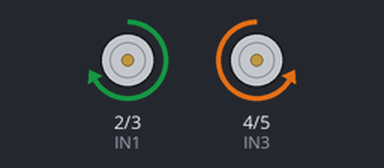
Simulated run of this sketch. Board: Arduino Uno, built with avr-gcc and run on an emulated ATmega328P. Parts: motor-driver pin pairs drawn as motors (green arrow = first pin HIGH = forward, orange = second pin HIGH = backward, longer = more drive, scaled by the enable pin).

Above: at 1.0 s.
At 5.0 s:
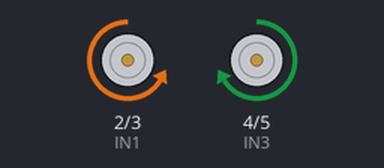
At 9.0 s:
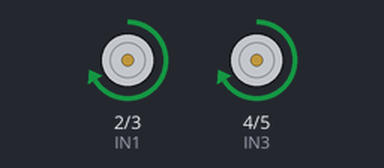
At 19.0 s:
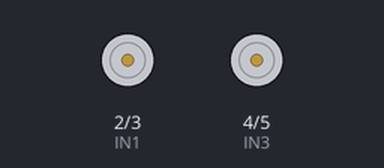
Timing chart, 0 to 20.8 s (numbered marks = the images above):
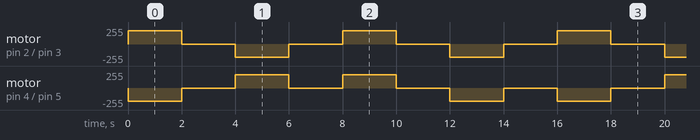

The sketch:

MovementTest.ino
```cpp
const int IN1 = 2; //MSB for motor 0
const int IN2 = 3;
const int IN3 = 4;
const int IN4 = 5; // MSB for motor 1
const int ENA = 10; // motor 0 enable
const int ENB = 11; // motor 1 enable

int RMS = 200;
int LMS = 200;

void setup() {
  // put your setup code here, to run once:
  pinMode (IN1, OUTPUT);
  pinMode (IN2, OUTPUT);
  pinMode (IN3, OUTPUT);
  pinMode (IN4, OUTPUT);
  pinMode (ENA, OUTPUT);
  pinMode (ENB, OUTPUT);

}

void loop() {
  // put your main code here, to run repeatedly:
  goForward();
  delay(2000);
  goReverse();
  delay(2000);
  goRight();
  delay(2000);
  goLeft();
  delay(2000);
}

void goLeft()
{
    digitalWrite(IN1, LOW);
  digitalWrite(IN2, HIGH);
  digitalWrite(IN3, LOW);
  digitalWrite(IN4, HIGH);
  analogWrite(ENA, LMS);
  analogWrite(ENB, RMS);
  Serial.println("Going left");
  delay(2000);
  // Stop when done
  analogWrite(ENA, 0);
  analogWrite(ENB, 0);
}
void goRight(){
digitalWrite(IN1, HIGH);
  digitalWrite(IN2, LOW);
  digitalWrite(IN3, HIGH);
  digitalWrite(IN4, LOW);
  analogWrite(ENA, LMS);
  analogWrite(ENB, RMS);
  Serial.println("Going right");
  delay(2000);
  // Stop when done
  analogWrite(ENA, 0);
  analogWrite(ENB, 0);
}
void goForward(){
  digitalWrite(IN1, HIGH);
  digitalWrite(IN2, LOW);
  digitalWrite(IN3, LOW);
  digitalWrite(IN4, HIGH);
  analogWrite(ENA, LMS);
  analogWrite(ENB, RMS);
  Serial.println("Going forward");
  delay(2000);
  // Stop when done
  analogWrite(ENA, 0);
  analogWrite(ENB, 0);

}
void goReverse(){
  digitalWrite(IN1, LOW);
  digitalWrite(IN2, HIGH);
  digitalWrite(IN3, HIGH);
  digitalWrite(IN4, LOW);
  analogWrite(ENA, LMS);
  analogWrite(ENB, RMS);
  Serial.print("Going reverse");
  delay(2000);
  // Stop when done
  analogWrite(ENA, 0);
  analogWrite(ENB, 0);
}
```

Measured:
- by itself, motor on pin 2 (IN1) / pin 3 (IN2): repeats every 8.0 s: stopped 2.0 s, backward 200/255 2.0 s, stopped 2.0 s, forward 200/255 2.0 s
- by itself, motor on pin 4 (IN3) / pin 5 (IN4): repeats every 16.0 s: 2 × (stopped 2.0 s, forward 200/255 2.0 s), 2 × (stopped 2.0 s, backward 200/255 2.0 s)
